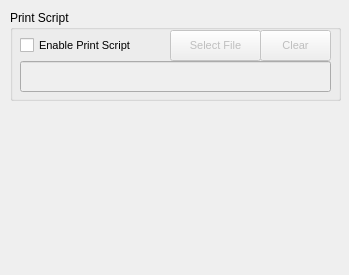
      <widget class="QWidget" name="page_6">
       <property name="geometry">
        <rect>
         <x>0</x>
         <y>0</y>
         <width>349</width>
         <height>275</height>
        </rect>
       </property>
       <attribute name="label">
        <string>                     Dynamic Print Mode</string>
       </attribute>
       <widget class="QGroupBox" name="PrintScriptBox">
        <property name="geometry">
         <rect>
          <x>10</x>
          <y>10</y>
          <width>331</width>
          <height>91</height>
         </rect>
        </property>
        <property name="title">
         <string>Print Script</string>
        </property>
        <widget class="QPushButton" name="ClearPrintScript">
         <property name="enabled">
          <bool>false</bool>
         </property>
         <property name="geometry">
          <rect>
           <x>250</x>
           <y>20</y>
           <width>71</width>
           <height>31</height>
          </rect>
         </property>
         <property name="font">
          <font>
           <family>MS Shell Dlg 2</family>
           <pointsize>8</pointsize>
           <weight>50</weight>
           <italic>false</italic>
           <bold>false</bold>
          </font>
         </property>
         <property name="text">
          <string>Clear</string>
         </property>
        </widget>
        <widget class="QLineEdit" name="PrintScriptFile">
         <property name="enabled">
          <bool>false</bool>
         </property>
         <property name="geometry">
          <rect>
           <x>10</x>
           <y>51</y>
           <width>311</width>
           <height>31</height>
          </rect>
         </property>
         <property name="text">
          <string/>
         </property>
         <property name="readOnly">
          <bool>true</bool>
         </property>
        </widget>
        <widget class="QPushButton" name="SelectPrintScript">
         <property name="enabled">
          <bool>false</bool>
         </property>
         <property name="geometry">
          <rect>
           <x>160</x>
           <y>20</y>
           <width>91</width>
           <height>31</height>
          </rect>
         </property>
         <property name="font">
          <font>
           <family>MS Shell Dlg 2</family>
           <pointsize>8</pointsize>
           <weight>50</weight>
           <italic>false</italic>
           <bold>false</bold>
          </font>
         </property>
         <property name="text">
          <string>Select File</string>
         </property>
        </widget>
        <widget class="QCheckBox" name="UsePrintScript">
         <property name="geometry">
          <rect>
           <x>10</x>
           <y>20</y>
           <width>141</width>
           <height>31</height>
          </rect>
         </property>
         <property name="font">
          <font>
           <family>MS Shell Dlg 2</family>
           <pointsize>8</pointsize>
           <weight>50</weight>
           <italic>false</italic>
           <bold>false</bold>
          </font>
         </property>
         <property name="styleSheet">
          <string notr="true">font: 8pt &quot;MS Shell Dlg 2&quot;;</string>
         </property>
         <property name="text">
          <string>Enable Print Script</string>
         </property>
        </widget>
       </widget>
      </widget>
